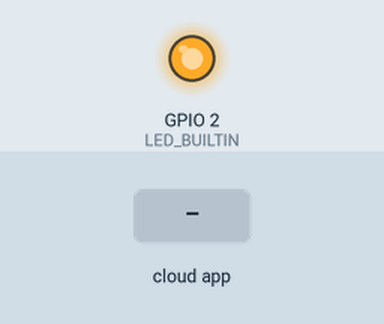
A sketch run on a simulated ESP32. Shown: output pins drawn as LEDs (lit = HIGH). Inputs (shaded band) come from the test bench. WiFi joins after 1.5 s; servers stay silent unless stated.

Above: at 2.3 s.
2.4 s: the phone or cloud app sets botao to 0
At 3.7 s:
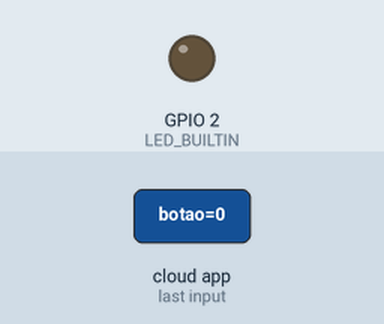
Timing chart, 0 to 5.4 s (numbered marks = the images above; inputs shaded):
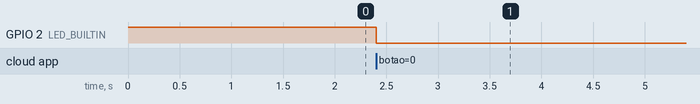

The sketch:

ia750panicoEmbarcado.ino
```cpp
#include "arduino_secrets.h"
#include "thingProperties.h"
byte controle=0;
void setup() {
  pinMode(LED_BUILTIN,OUTPUT);
  digitalWrite(LED_BUILTIN,1);
  initProperties();
  ArduinoCloud.begin(ArduinoIoTPreferredConnection);
  setDebugMessageLevel(0);
  ArduinoCloud.printDebugInfo();
  botao=true;
}
void loop(){
  ArduinoCloud.update();
  if(botao==false&&controle==0){
    if(ArduinoCloud.connected()==1){
      botao=true;
      controle=1;
      digitalWrite(LED_BUILTIN,0);
    }
  }
}
void onBotaoChange(){
  if(botao==false&&controle==1){
    controle=0;
    digitalWrite(LED_BUILTIN,1);
    ESP.deepSleep(0);
  }
}
```

arduino_secrets.h
```cpp
#define SECRET_SSID ""
#define SECRET_OPTIONAL_PASS ""
#define SECRET_DEVICE_KEY ""
```

thingProperties.h
```cpp
#include <ArduinoIoTCloud.h>
#include <Arduino_ConnectionHandler.h>
const char DEVICE_LOGIN_NAME[]  = "";
const char SSID[]               = SECRET_SSID;    // Network SSID (name)
const char PASS[]               = SECRET_OPTIONAL_PASS;    // Network password (use for WPA, or use as key for WEP)
const char DEVICE_KEY[]         = SECRET_DEVICE_KEY;    // Secret device password
void onBotaoChange();
bool botao;
void initProperties(){
  ArduinoCloud.setBoardId(DEVICE_LOGIN_NAME);
  ArduinoCloud.setSecretDeviceKey(DEVICE_KEY);
  ArduinoCloud.addProperty(botao, READWRITE, ON_CHANGE, onBotaoChange);
}
WiFiConnectionHandler ArduinoIoTPreferredConnection(SSID, PASS);
```

Measured:
- after the input at 2.4 s, GPIO 2 (LED_BUILTIN): HIGH → LOW at once
